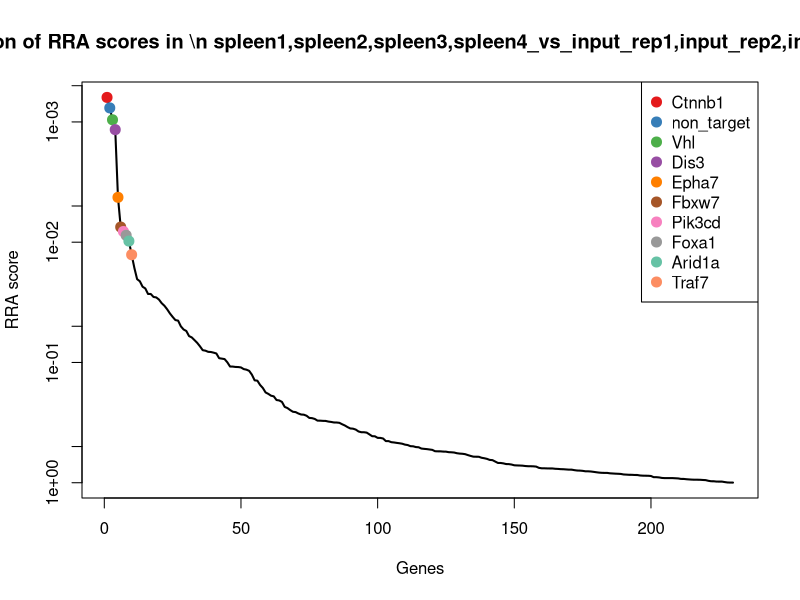
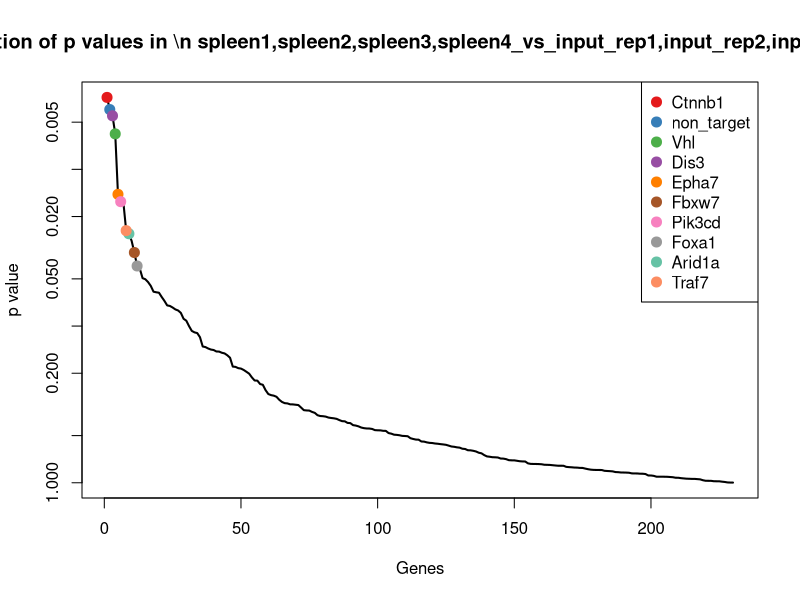
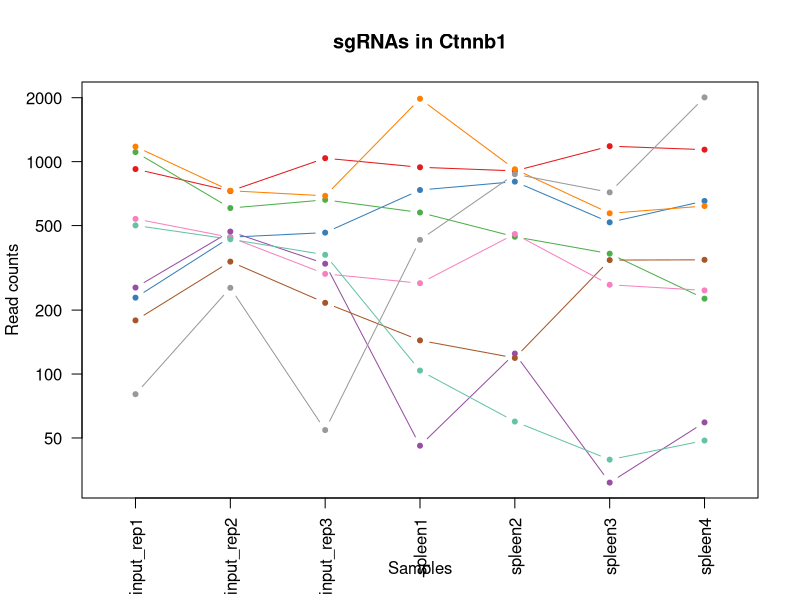
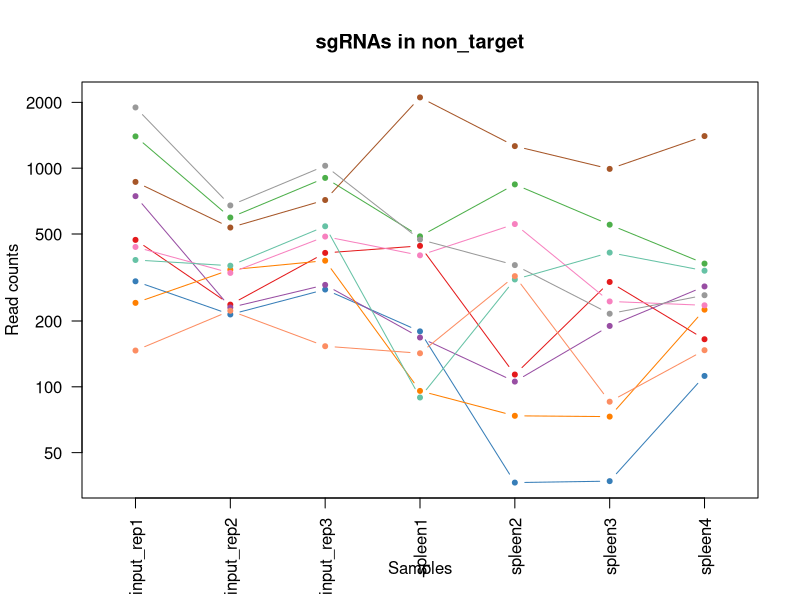
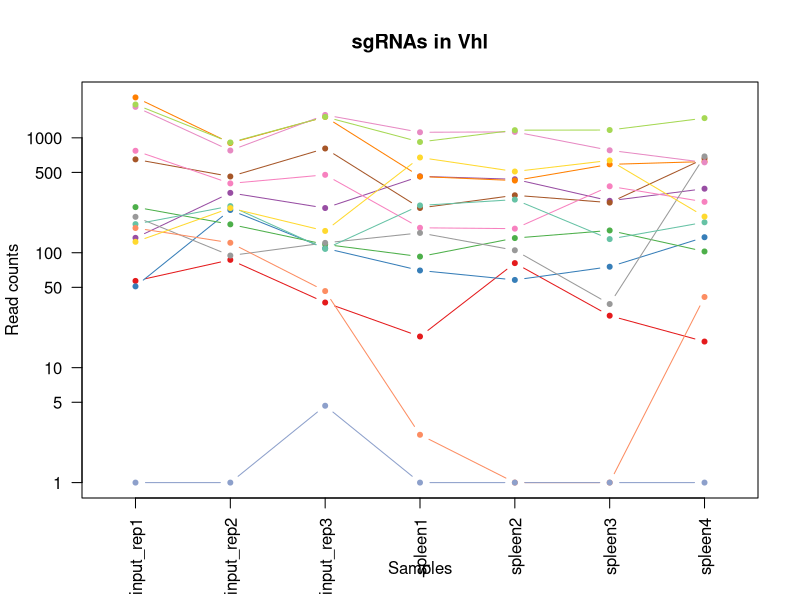
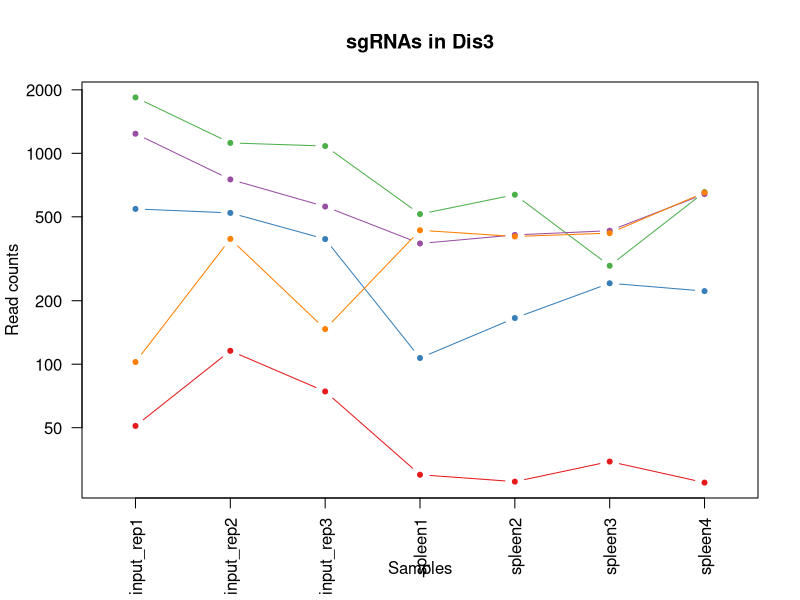
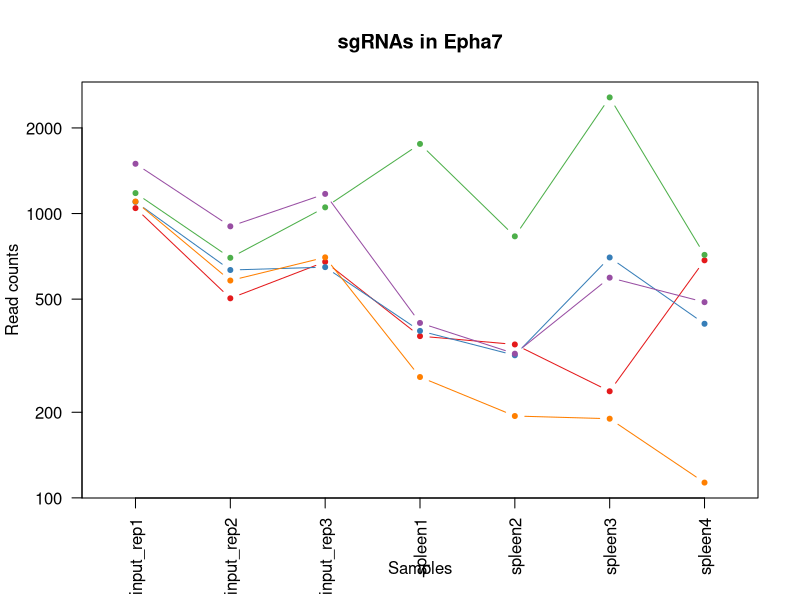
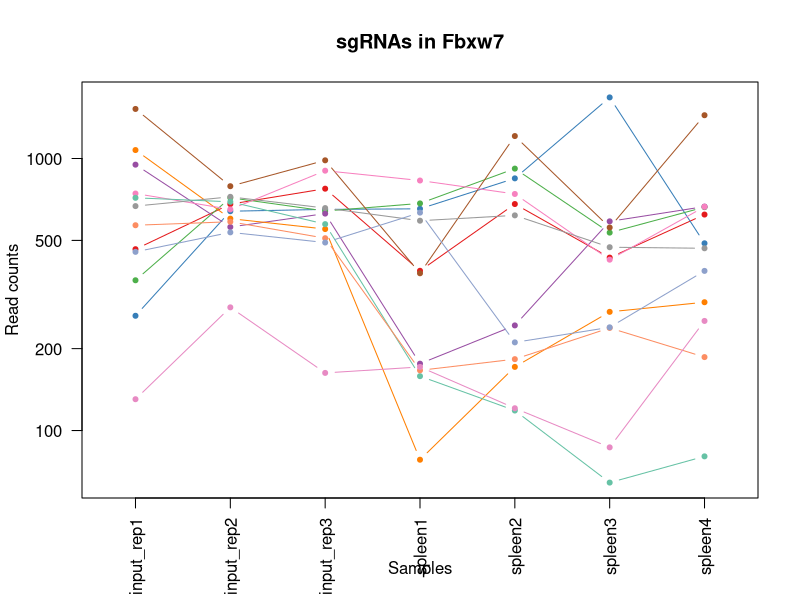

These figures' R source, in order: (Note: this script raises an error after producing the figures.)
pdf(file='ABE_spleen_input.pdf',width=4.5,height=4.5);
gstable=read.table('ABE_spleen_input.gene_summary.txt',header=T)
# 
#
# parameters
# Do not modify the variables beginning with "__"

# gstablename='__GENE_SUMMARY_FILE__'
startindex=3
# outputfile='__OUTPUT_FILE__'
targetgenelist=c("Ctnnb1","non_target","Vhl","Dis3","Epha7","Fbxw7","Pik3cd","Foxa1","Arid1a","Traf7")
# samplelabel=sub('.\\w+.\\w+$','',colnames(gstable)[startindex]);
samplelabel='spleen1,spleen2,spleen3,spleen4_vs_input_rep1,input_rep2,input_rep3 neg.'


# You need to write some codes in front of this code:
# gstable=read.table(gstablename,header=T)
# pdf(file=outputfile,width=6,height=6)


# set up color using RColorBrewer
#library(RColorBrewer)
#colors <- brewer.pal(length(targetgenelist), "Set1")

colors=c( "#E41A1C", "#377EB8", "#4DAF4A", "#984EA3", "#FF7F00",  "#A65628", "#F781BF",
          "#999999", "#66C2A5", "#FC8D62", "#8DA0CB", "#E78AC3", "#A6D854", "#FFD92F", "#E5C494", "#B3B3B3", 
          "#8DD3C7", "#FFFFB3", "#BEBADA", "#FB8072", "#80B1D3", "#FDB462", "#B3DE69", "#FCCDE5",
          "#D9D9D9", "#BC80BD", "#CCEBC5", "#FFED6F")

######
# function definition

plotrankedvalues<-function(val, tglist, ...){
  
  plot(val,log='y',ylim=c(max(val),min(val)),type='l',lwd=2, ...)
  if(length(tglist)>0){
    for(i in 1:length(tglist)){
      targetgene=tglist[i];
      tx=which(names(val)==targetgene);ty=val[targetgene];
      points(tx,ty,col=colors[(i %% length(colors)) ],cex=2,pch=20)
      # text(tx+50,ty,targetgene,col=colors[i])
    }
    legend('topright',tglist,pch=20,pt.cex = 2,cex=1,col=colors)
  }
}



plotrandvalues<-function(val,targetgenelist, ...){
  # choose the one with the best distance distribution
  
  mindiffvalue=0;
  randval=val;
  for(i in 1:20){
    randval0=sample(val)
    vindex=sort(which(names(randval0) %in% targetgenelist))
    if(max(vindex)>0.9*length(val)){
      # print('pass...')
      next;
    }
    mindiffind=min(diff(vindex));
    if (mindiffind > mindiffvalue){
      mindiffvalue=mindiffind;
      randval=randval0;
      # print(paste('Diff: ',mindiffvalue))
    }
  }
  plot(randval,log='y',ylim=c(max(randval),min(randval)),pch=20,col='grey', ...)
  
  if(length(targetgenelist)>0){
    for(i in 1:length(targetgenelist)){
      targetgene=targetgenelist[i];
      tx=which(names(randval)==targetgene);ty=randval[targetgene];
      points(tx,ty,col=colors[(i %% length(colors)) ],cex=2,pch=20)
      text(tx+50,ty,targetgene,col=colors[i])
    }
  }
  
}




# set.seed(1235)



pvec=gstable[,startindex]
names(pvec)=gstable[,'id']
pvec=sort(pvec);

plotrankedvalues(pvec,targetgenelist,xlab='Genes',ylab='RRA score',main=paste('Distribution of RRA scores in \\n',samplelabel))

# plotrandvalues(pvec,targetgenelist,xlab='Genes',ylab='RRA score',main=paste('Distribution of RRA scores in \\n',samplelabel))


pvec=gstable[,startindex+1]
names(pvec)=gstable[,'id']
pvec=sort(pvec);

plotrankedvalues(pvec,targetgenelist,xlab='Genes',ylab='p value',main=paste('Distribution of p values in \\n',samplelabel))

# plotrandvalues(pvec,targetgenelist,xlab='Genes',ylab='p value',main=paste('Distribution of p values in \\n',samplelabel))



# you need to write after this code:
# dev.off()






# parameters
# Do not modify the variables beginning with "__"
targetmat=list(c(921.6885617223307,726.1453448992164,1037.1622098579965,939.7963143000115,903.5687043936992,1181.5806083002888,1137.6593817661244),c(227.8496444449143,439.9378138365009,462.1817474720309,734.1656677523167,804.1412600878289,516.8638623059096,651.9052829469141),c(1108.3782703965508,603.5861793698853,659.945728165293,575.1232145630839,441.899752470535,367.76851740997415,225.4153007592414),c(254.30960315464628,467.5667586668125,329.60663448877006,44.98170393230824,123.84822010029468,29.819068979187094,58.205828834545905),c(1175.998164876977,728.2706483477019,689.2440956754059,1975.981994169255,919.8492215899821,570.2896942269532,616.9817856461866),c(177.86972243764276,337.21481382636784,215.3430011993298,142.97755892769405,118.0337496730508,342.9192932606516,343.9435340223167),c(536.5491627251207,439.2293793536724,295.18105266438744,266.6772447415417,455.273034453196,262.1593147753532,246.58105669907627),c(79.37987612919595,253.61954485260438,53.469520705956036,427.3261873569283,872.1705640865823,715.6576555004903,2005.4553752993543),c(499.79922007271523,430.01973107690185,363.2997571253999,102.81532327384741,58.72615131516321,38.51629743145,47.622950864628464))
targetgene="Ctnnb1"
collabel=c("input_rep1","input_rep2","input_rep3","spleen1","spleen2","spleen3","spleen4")

# set up color using RColorBrewer
#library(RColorBrewer)
#colors <- brewer.pal(length(targetgenelist), "Set1")

colors=c( "#E41A1C", "#377EB8", "#4DAF4A", "#984EA3", "#FF7F00",  "#A65628", "#F781BF",
          "#999999", "#66C2A5", "#FC8D62", "#8DA0CB", "#E78AC3", "#A6D854", "#FFD92F", "#E5C494", "#B3B3B3", 
          "#8DD3C7", "#FFFFB3", "#BEBADA", "#FB8072", "#80B1D3", "#FDB462", "#B3DE69", "#FCCDE5",
          "#D9D9D9", "#BC80BD", "#CCEBC5", "#FFED6F")


## code

targetmatvec=unlist(targetmat)+1
yrange=range(targetmatvec[targetmatvec>0]);
# yrange[1]=1; # set the minimum value to 1
for(i in 1:length(targetmat)){
  vali=targetmat[[i]]+1;
  if(i==1){
    plot(1:length(vali),vali,type='b',las=1,pch=20,main=paste('sgRNAs in',targetgene),ylab='Read counts',xlab='Samples',xlim=c(0.7,length(vali)+0.3),ylim = yrange,col=colors[(i %% length(colors))],xaxt='n',log='y')
    axis(1,at=1:length(vali),labels=(collabel),las=2)
    # lines(0:100,rep(1,101),col='black');
  }else{
    lines(1:length(vali),vali,type='b',pch=20,col=colors[(i %% length(colors))])
  }
}




# parameters
# Do not modify the variables beginning with "__"
targetmat=list(c(468.9292682446946,236.6171172647203,408.7122267660749,440.1781027661592,112.80072628853131,300.67561220680324,164.03460853372027),c(302.81952745582157,213.23877933137965,277.6020321583197,178.3203263030791,35.46826960618768,36.03137501651774,111.12021868413309),c(1396.4978207914103,593.6680966102863,901.6572601237243,486.76629612462136,841.935317864914,550.4103149074951,365.1092899621516),c(743.818839284688,229.53277243643524,291.5187567256233,167.07490032000203,104.66046769038988,188.85410353485162,286.79599298476256),c(241.07962379978028,342.1738552061674,376.4840225049507,94.78287614307808,72.68088034054853,72.06275003303548,224.35701296224966),c(864.3586511845781,534.1596000526919,714.1477080590018,2106.107637687718,1260.5771886264736,991.484043557971,1401.1730432170687),c(435.1193210044815,330.8389034809113,485.62044148012126,398.40937768615873,554.119031716342,244.7648578708274,234.9398909321671),c(1894.8270431580293,674.4296276527357,1024.7104036661985,470.7014018630827,359.3342724036719,214.94578889164032,261.3970858569607),c(379.2594081728251,357.05097934556596,541.2873397493357,88.35691843846261,308.74837968665014,410.0121984638226,338.652095037358),c(145.5297729035259,221.73999312532172,152.35151105258706,141.3710695015402,319.7958734984135,84.48736210769677,146.04371598486063))
targetgene="non_target"
collabel=c("input_rep1","input_rep2","input_rep3","spleen1","spleen2","spleen3","spleen4")

# set up color using RColorBrewer
#library(RColorBrewer)
#colors <- brewer.pal(length(targetgenelist), "Set1")

colors=c( "#E41A1C", "#377EB8", "#4DAF4A", "#984EA3", "#FF7F00",  "#A65628", "#F781BF",
          "#999999", "#66C2A5", "#FC8D62", "#8DA0CB", "#E78AC3", "#A6D854", "#FFD92F", "#E5C494", "#B3B3B3", 
          "#8DD3C7", "#FFFFB3", "#BEBADA", "#FB8072", "#80B1D3", "#FDB462", "#B3DE69", "#FCCDE5",
          "#D9D9D9", "#BC80BD", "#CCEBC5", "#FFED6F")


## code

targetmatvec=unlist(targetmat)+1
yrange=range(targetmatvec[targetmatvec>0]);
# yrange[1]=1; # set the minimum value to 1
for(i in 1:length(targetmat)){
  vali=targetmat[[i]]+1;
  if(i==1){
    plot(1:length(vali),vali,type='b',las=1,pch=20,main=paste('sgRNAs in',targetgene),ylab='Read counts',xlab='Samples',xlim=c(0.7,length(vali)+0.3),ylim = yrange,col=colors[(i %% length(colors))],xaxt='n',log='y')
    axis(1,at=1:length(vali),labels=(collabel),las=2)
    # lines(0:100,rep(1,101),col='black');
  }else{
    lines(1:length(vali),vali,type='b',pch=20,col=colors[(i %% length(colors))])
  }
}




# parameters
# Do not modify the variables beginning with "__"
targetmat=list(c(55.85991283165641,85.72057242224896,35.890500199888294,17.671383687692526,80.23969189596556,27.334146564254837,15.874316954876155),c(49.979922007271526,234.49181381623478,108.4039597874177,69.07904532461623,56.98181018699004,74.54767244796774,135.4608380149432),c(248.4296123302614,175.69175174146895,117.19347004045159,91.56989729077036,133.15137278388488,155.30765093326613,101.5956285112074),c(133.76979125475614,330.8389034809113,243.90890952168985,461.0624653061595,434.9223879578424,282.03869409481126,359.81785097719285),c(2246.156494915026,900.4202276750284,1520.5852737748592,459.4559758800056,423.874894146079,586.4416899240128,620.1566490371619),c(648.2689883884336,459.773979355699,806.4375657158574,244.18639277538762,315.1442971566184,272.09900443508224,659.3132975258563),c(770.27879799442,400.2654827981047,475.36601285158173,163.86192146769432,161.06083083465552,377.70820706970323,276.21311501484513),c(204.32968114737474,93.51335173336251,120.85576597921569,147.79702720615566,104.07902064766549,34.788913809051614,687.8870680446335),c(176.39972473154654,253.61954485260438,106.93904141191207,257.03830818461853,288.97918023402093,130.45842678394354,183.08378887957167),c(163.16974537668057,121.14229656367417,45.412469640674985,1.6064894261538658,0.0,0.0,40.214936285686264),c(0.0,0.0,3.662295938764112,0.0,0.0,0.0,0.0),c(1858.0771005056238,774.3188897315547,1579.9144679828378,1116.5101511769367,1125.1000276716911,777.7807158737968,610.6320588642361),c(1947.7469605774932,910.3383104346275,1519.8528145871064,918.9119517600112,1164.6384265769495,1167.9135350181612,1482.661203585433),c(123.47980731208258,243.70146209300532,153.8164294280927,673.1190695584697,508.1847153411153,634.8976770151919,205.3078326163983))
targetgene="Vhl"
collabel=c("input_rep1","input_rep2","input_rep3","spleen1","spleen2","spleen3","spleen4")

# set up color using RColorBrewer
#library(RColorBrewer)
#colors <- brewer.pal(length(targetgenelist), "Set1")

colors=c( "#E41A1C", "#377EB8", "#4DAF4A", "#984EA3", "#FF7F00",  "#A65628", "#F781BF",
          "#999999", "#66C2A5", "#FC8D62", "#8DA0CB", "#E78AC3", "#A6D854", "#FFD92F", "#E5C494", "#B3B3B3", 
          "#8DD3C7", "#FFFFB3", "#BEBADA", "#FB8072", "#80B1D3", "#FDB462", "#B3DE69", "#FCCDE5",
          "#D9D9D9", "#BC80BD", "#CCEBC5", "#FFED6F")


## code

targetmatvec=unlist(targetmat)+1
yrange=range(targetmatvec[targetmatvec>0]);
# yrange[1]=1; # set the minimum value to 1
for(i in 1:length(targetmat)){
  vali=targetmat[[i]]+1;
  if(i==1){
    plot(1:length(vali),vali,type='b',las=1,pch=20,main=paste('sgRNAs in',targetgene),ylab='Read counts',xlab='Samples',xlim=c(0.7,length(vali)+0.3),ylim = yrange,col=colors[(i %% length(colors))],xaxt='n',log='y')
    axis(1,at=1:length(vali),labels=(collabel),las=2)
    # lines(0:100,rep(1,101),col='black');
  }else{
    lines(1:length(vali),vali,type='b',pch=20,col=colors[(i %% length(colors))])
  }
}




# parameters
# Do not modify the variables beginning with "__"
targetmat=list(c(49.979922007271526,114.76638621821762,73.24591877528223,28.916809670769585,26.746563965321858,33.546452601585486,26.45719492479359),c(543.8991512556019,520.6993448789503,391.13320626000717,106.02830212615514,164.54951309100187,241.03747424842902,221.18214957127444),c(1840.437128032469,1119.326482869036,1081.8422203109187,514.0766163692371,635.5216176977563,291.9783837545403,654.0218585408976),c(1237.7380685330183,750.9405517982141,558.1339010676506,372.70554686769685,409.3387180779693,428.6491165758145,640.264117180005),c(101.42984172063927,391.76426900416266,145.75937836281165,430.53916620923604,402.3613535652766,417.46696570861934,650.8469951499223))
targetgene="Dis3"
collabel=c("input_rep1","input_rep2","input_rep3","spleen1","spleen2","spleen3","spleen4")

# set up color using RColorBrewer
#library(RColorBrewer)
#colors <- brewer.pal(length(targetgenelist), "Set1")

colors=c( "#E41A1C", "#377EB8", "#4DAF4A", "#984EA3", "#FF7F00",  "#A65628", "#F781BF",
          "#999999", "#66C2A5", "#FC8D62", "#8DA0CB", "#E78AC3", "#A6D854", "#FFD92F", "#E5C494", "#B3B3B3", 
          "#8DD3C7", "#FFFFB3", "#BEBADA", "#FB8072", "#80B1D3", "#FDB462", "#B3DE69", "#FCCDE5",
          "#D9D9D9", "#BC80BD", "#CCEBC5", "#FFED6F")


## code

targetmatvec=unlist(targetmat)+1
yrange=range(targetmatvec[targetmatvec>0]);
# yrange[1]=1; # set the minimum value to 1
for(i in 1:length(targetmat)){
  vali=targetmat[[i]]+1;
  if(i==1){
    plot(1:length(vali),vali,type='b',las=1,pch=20,main=paste('sgRNAs in',targetgene),ylab='Read counts',xlab='Samples',xlim=c(0.7,length(vali)+0.3),ylim = yrange,col=colors[(i %% length(colors))],xaxt='n',log='y')
    axis(1,at=1:length(vali),labels=(collabel),las=2)
    # lines(0:100,rep(1,101),col='black');
  }else{
    lines(1:length(vali),vali,type='b',pch=20,col=colors[(i %% length(colors))])
  }
}




# parameters
# Do not modify the variables beginning with "__"
targetmat=list(c(1043.698371328317,502.2800483254092,675.3273711081022,369.4925680153891,345.3795433782866,236.0676294185645,683.6539168566665),c(1098.0882864538773,631.9235586830255,646.7614627857422,385.5574622769278,316.3071912420672,699.5056598034306,408.4990896388131),c(1178.9381602891694,697.8079655860763,1050.3464752375473,1755.8929427861754,830.3063770104263,2559.470087380226,714.344262969427),c(1494.987667099857,900.4202276750284,1171.202241216763,411.26129309538965,320.37732054113786,593.8964571688097,486.8123866162021),c(1101.0282818660696,580.2078414365446,700.2309834916982,265.0707553153879,193.04041818449687,188.85410353485162,112.17850648112483))
targetgene="Epha7"
collabel=c("input_rep1","input_rep2","input_rep3","spleen1","spleen2","spleen3","spleen4")

# set up color using RColorBrewer
#library(RColorBrewer)
#colors <- brewer.pal(length(targetgenelist), "Set1")

colors=c( "#E41A1C", "#377EB8", "#4DAF4A", "#984EA3", "#FF7F00",  "#A65628", "#F781BF",
          "#999999", "#66C2A5", "#FC8D62", "#8DA0CB", "#E78AC3", "#A6D854", "#FFD92F", "#E5C494", "#B3B3B3", 
          "#8DD3C7", "#FFFFB3", "#BEBADA", "#FB8072", "#80B1D3", "#FDB462", "#B3DE69", "#FCCDE5",
          "#D9D9D9", "#BC80BD", "#CCEBC5", "#FFED6F")


## code

targetmatvec=unlist(targetmat)+1
yrange=range(targetmatvec[targetmatvec>0]);
# yrange[1]=1; # set the minimum value to 1
for(i in 1:length(targetmat)){
  vali=targetmat[[i]]+1;
  if(i==1){
    plot(1:length(vali),vali,type='b',las=1,pch=20,main=paste('sgRNAs in',targetgene),ylab='Read counts',xlab='Samples',xlim=c(0.7,length(vali)+0.3),ylim = yrange,col=colors[(i %% length(colors))],xaxt='n',log='y')
    axis(1,at=1:length(vali),labels=(collabel),las=2)
    # lines(0:100,rep(1,101),col='black');
  }else{
    lines(1:length(vali),vali,type='b',pch=20,col=colors[(i %% length(colors))])
  }
}




# parameters
# Do not modify the variables beginning with "__"
targetmat=list(c(463.0492774203097,678.6802345497067,773.4769022669805,385.5574622769278,679.1301459020854,431.1340389907468,621.2149368341535),c(263.1295893912236,639.0079035113105,648.9588403490006,652.2347070184695,844.2611060358116,1676.080168871808,486.8123866162021),c(355.7394448752855,716.2272621396174,640.1693300959668,682.758006115393,916.9419863763602,533.0158580029694,661.4298731198398),c(948.1485204320627,558.9548069516895,626.2526055286631,175.10734745077139,242.46341681606987,586.4416899240128,664.6047365108151),c(1073.0983254502414,600.0440069557428,549.3443908146168,77.11149245538556,170.36398351824573,272.09900443508224,295.2622953606965),c(1519.9776281034929,789.9044483537818,983.6926891520404,377.52501514615847,1208.2469547812786,556.6226209448258,1441.387979502755),c(742.3488415785918,648.9259862709096,900.9248009359715,828.9485438953948,739.6006383454218,423.67927174594996,663.5464487138233),c(667.3789585676844,721.8947380022454,656.2834322265288,589.5816193984688,616.9153123305758,470.8927976296629,466.704918473359),c(715.8888828688598,692.1404897234482,572.7830848227071,157.43596376307886,117.45230263032641,63.36552158077258,79.37158477438078),c(567.4191145531414,584.4584483335157,508.3266763004587,165.4684108938482,181.9929243727335,237.31009062603064,185.20036447355514),c(452.75929347763616,534.1596000526919,490.01519660663814,631.3503444784693,209.90238242350412,238.55255183349675,385.2167581049947),c(129.35979813646748,282.66535864857303,161.87348049337373,170.28787917230977,119.77809080122397,85.7298233151629,251.872495684035))
targetgene="Fbxw7"
collabel=c("input_rep1","input_rep2","input_rep3","spleen1","spleen2","spleen3","spleen4")

# set up color using RColorBrewer
#library(RColorBrewer)
#colors <- brewer.pal(length(targetgenelist), "Set1")

colors=c( "#E41A1C", "#377EB8", "#4DAF4A", "#984EA3", "#FF7F00",  "#A65628", "#F781BF",
          "#999999", "#66C2A5", "#FC8D62", "#8DA0CB", "#E78AC3", "#A6D854", "#FFD92F", "#E5C494", "#B3B3B3", 
          "#8DD3C7", "#FFFFB3", "#BEBADA", "#FB8072", "#80B1D3", "#FDB462", "#B3DE69", "#FCCDE5",
          "#D9D9D9", "#BC80BD", "#CCEBC5", "#FFED6F")


## code

targetmatvec=unlist(targetmat)+1
yrange=range(targetmatvec[targetmatvec>0]);
# yrange[1]=1; # set the minimum value to 1
for(i in 1:length(targetmat)){
  vali=targetmat[[i]]+1;
  if(i==1){
    plot(1:length(vali),vali,type='b',las=1,pch=20,main=paste('sgRNAs in',targetgene),ylab='Read counts',xlab='Samples',xlim=c(0.7,length(vali)+0.3),ylim = yrange,col=colors[(i %% length(colors))],xaxt='n',log='y')
    axis(1,at=1:length(vali),labels=(collabel),las=2)
    # lines(0:100,rep(1,101),col='black');
  }else{
    lines(1:length(vali),vali,type='b',pch=20,col=colors[(i %% length(colors))])
  }
}




# parameters
# Do not modify the variables beginning with "__"
targetmat=list(c(887.8786144821177,615.6295655779699,852.5824945442853,355.0341631800043,426.20068231697655,749.2041081020758,318.54462689451486),c(407.1893645886533,427.1859931455878,340.5935223050624,239.366924496926,517.4878680247054,172.70210783779194,86.77959935332298))
targetgene="Pik3cd"
collabel=c("input_rep1","input_rep2","input_rep3","spleen1","spleen2","spleen3","spleen4")

# set up color using RColorBrewer
#library(RColorBrewer)
#colors <- brewer.pal(length(targetgenelist), "Set1")

colors=c( "#E41A1C", "#377EB8", "#4DAF4A", "#984EA3", "#FF7F00",  "#A65628", "#F781BF",
          "#999999", "#66C2A5", "#FC8D62", "#8DA0CB", "#E78AC3", "#A6D854", "#FFD92F", "#E5C494", "#B3B3B3", 
          "#8DD3C7", "#FFFFB3", "#BEBADA", "#FB8072", "#80B1D3", "#FDB462", "#B3DE69", "#FCCDE5",
          "#D9D9D9", "#BC80BD", "#CCEBC5", "#FFED6F")


## code

targetmatvec=unlist(targetmat)+1
yrange=range(targetmatvec[targetmatvec>0]);
# yrange[1]=1; # set the minimum value to 1
for(i in 1:length(targetmat)){
  vali=targetmat[[i]]+1;
  if(i==1){
    plot(1:length(vali),vali,type='b',las=1,pch=20,main=paste('sgRNAs in',targetgene),ylab='Read counts',xlab='Samples',xlim=c(0.7,length(vali)+0.3),ylim = yrange,col=colors[(i %% length(colors))],xaxt='n',log='y')
    axis(1,at=1:length(vali),labels=(collabel),las=2)
    # lines(0:100,rep(1,101),col='black');
  }else{
    lines(1:length(vali),vali,type='b',pch=20,col=colors[(i %% length(colors))])
  }
}




# parameters
# Do not modify the variables beginning with "__"
targetmat=list(c(1178.9381602891694,620.5886069577693,798.3805146505764,125.30617524000154,211.0652765089529,213.70332768417418,206.36612041339),c(1302.417967601252,811.157482838637,1026.1753220417042,462.66895473231335,284.9090509349502,585.1992287165467,207.42440821038176),c(723.2388713993408,495.9041379799527,396.2604205742769,1489.2156980446337,521.5579973237762,464.68049159233226,2088.0018234647105),c(429.2393301800966,547.6198552264335,364.03221631315273,403.2288459646203,462.2503989658886,673.4139744466419,429.66484557864794),c(1239.2080662391145,670.1790207557647,706.8231161814736,330.9368217876964,398.8726713089303,231.0977845887,324.8943536764653),c(270.47957792170473,306.04369658191365,157.47872536685682,515.6831057953909,179.08568915911155,228.61286217376772,286.79599298476256),c(107.30983254502415,308.16900003039916,106.93904141191207,263.464265889234,214.55395876529923,257.1894699454887,304.7868855336222),c(29.399954121924424,121.85073104650266,58.59673502022579,114.06074925692447,204.08791199626026,217.43071130657256,83.60473596234775),c(2171.1866119041188,753.774289729528,865.0343007360832,388.7704411292355,596.5646658352223,751.6890305170081,354.52641199223416),c(864.3586511845781,830.2852138750065,422.6289513333785,326.11735350923476,318.05153237024035,397.5875863891613,208.4826960073735),c(1089.2683002173,723.3116069679024,665.8054016673156,689.1839638200084,307.00403855847696,777.7807158737968,620.1566490371619),c(2097.686726599308,949.3022069901951,1195.373394412606,1032.9727010169356,501.2073508284226,708.2028882556936,969.3916220444372),c(1196.578132762324,759.4417655921561,795.4506778995651,404.83533539077416,665.1754168767001,705.7179658407613,383.1001825110112))
targetgene="Foxa1"
collabel=c("input_rep1","input_rep2","input_rep3","spleen1","spleen2","spleen3","spleen4")

# set up color using RColorBrewer
#library(RColorBrewer)
#colors <- brewer.pal(length(targetgenelist), "Set1")

colors=c( "#E41A1C", "#377EB8", "#4DAF4A", "#984EA3", "#FF7F00",  "#A65628", "#F781BF",
          "#999999", "#66C2A5", "#FC8D62", "#8DA0CB", "#E78AC3", "#A6D854", "#FFD92F", "#E5C494", "#B3B3B3", 
          "#8DD3C7", "#FFFFB3", "#BEBADA", "#FB8072", "#80B1D3", "#FDB462", "#B3DE69", "#FCCDE5",
          "#D9D9D9", "#BC80BD", "#CCEBC5", "#FFED6F")


## code

targetmatvec=unlist(targetmat)+1
yrange=range(targetmatvec[targetmatvec>0]);
# yrange[1]=1; # set the minimum value to 1
for(i in 1:length(targetmat)){
  vali=targetmat[[i]]+1;
  if(i==1){
    plot(1:length(vali),vali,type='b',las=1,pch=20,main=paste('sgRNAs in',targetgene),ylab='Read counts',xlab='Samples',xlim=c(0.7,length(vali)+0.3),ylim = yrange,col=colors[(i %% length(colors))],xaxt='n',log='y')
    axis(1,at=1:length(vali),labels=(collabel),las=2)
    # lines(0:100,rep(1,101),col='black');
  }else{
    lines(1:length(vali),vali,type='b',pch=20,col=colors[(i %% length(colors))])
  }
}




# parameters
# Do not modify the variables beginning with "__"
targetmat=list(c(961.3784997869287,730.3959517961874,595.4893196430446,719.7072629169319,1173.9415792605398,710.6878106706258,941.8761393226519),c(352.7994494630931,639.0079035113105,604.2788298960785,380.7379939984662,195.36620635539444,638.6250606375903,329.1275048644323),c(458.63928430202105,325.17142761828325,277.6020321583197,33.73627794923118,120.94098488667274,64.6079827882387,16.9326047518679))
targetgene="Arid1a"
collabel=c("input_rep1","input_rep2","input_rep3","spleen1","spleen2","spleen3","spleen4")

# set up color using RColorBrewer
#library(RColorBrewer)
#colors <- brewer.pal(length(targetgenelist), "Set1")

colors=c( "#E41A1C", "#377EB8", "#4DAF4A", "#984EA3", "#FF7F00",  "#A65628", "#F781BF",
          "#999999", "#66C2A5", "#FC8D62", "#8DA0CB", "#E78AC3", "#A6D854", "#FFD92F", "#E5C494", "#B3B3B3", 
          "#8DD3C7", "#FFFFB3", "#BEBADA", "#FB8072", "#80B1D3", "#FDB462", "#B3DE69", "#FCCDE5",
          "#D9D9D9", "#BC80BD", "#CCEBC5", "#FFED6F")


## code

targetmatvec=unlist(targetmat)+1
yrange=range(targetmatvec[targetmatvec>0]);
# yrange[1]=1; # set the minimum value to 1
for(i in 1:length(targetmat)){
  vali=targetmat[[i]]+1;
  if(i==1){
    plot(1:length(vali),vali,type='b',las=1,pch=20,main=paste('sgRNAs in',targetgene),ylab='Read counts',xlab='Samples',xlim=c(0.7,length(vali)+0.3),ylim = yrange,col=colors[(i %% length(colors))],xaxt='n',log='y')
    axis(1,at=1:length(vali),labels=(collabel),las=2)
    # lines(0:100,rep(1,101),col='black');
  }else{
    lines(1:length(vali),vali,type='b',pch=20,col=colors[(i %% length(colors))])
  }
}




# parameters
# Do not modify the variables beginning with "__"
targetmat=list(c(145.5297729035259,58.09162759193732,71.78100039977659,14.458404835384792,11.047493811763376,44.72860346878064,17.99089254885964),c(2047.7068045920362,804.0731380103518,1445.8744366240714,909.273015203088,1055.907829587489,654.77705633465,479.4043720372599))
targetgene="Traf7"
collabel=c("input_rep1","input_rep2","input_rep3","spleen1","spleen2","spleen3","spleen4")

# set up color using RColorBrewer
#library(RColorBrewer)
#colors <- brewer.pal(length(targetgenelist), "Set1")

colors=c( "#E41A1C", "#377EB8", "#4DAF4A", "#984EA3", "#FF7F00",  "#A65628", "#F781BF",
          "#999999", "#66C2A5", "#FC8D62", "#8DA0CB", "#E78AC3", "#A6D854", "#FFD92F", "#E5C494", "#B3B3B3", 
          "#8DD3C7", "#FFFFB3", "#BEBADA", "#FB8072", "#80B1D3", "#FDB462", "#B3DE69", "#FCCDE5",
          "#D9D9D9", "#BC80BD", "#CCEBC5", "#FFED6F")


## code

targetmatvec=unlist(targetmat)+1
yrange=range(targetmatvec[targetmatvec>0]);
# yrange[1]=1; # set the minimum value to 1
for(i in 1:length(targetmat)){
  vali=targetmat[[i]]+1;
  if(i==1){
    plot(1:length(vali),vali,type='b',las=1,pch=20,main=paste('sgRNAs in',targetgene),ylab='Read counts',xlab='Samples',xlim=c(0.7,length(vali)+0.3),ylim = yrange,col=colors[(i %% length(colors))],xaxt='n',log='y')
    axis(1,at=1:length(vali),labels=(collabel),las=2)
    # lines(0:100,rep(1,101),col='black');
  }else{
    lines(1:length(vali),vali,type='b',pch=20,col=colors[(i %% length(colors))])
  }
}



# 
#
# parameters
# Do not modify the variables beginning with "__"

# gstablename='__GENE_SUMMARY_FILE__'
startindex=9
# outputfile='__OUTPUT_FILE__'
targetgenelist=c("Ercc2","Myd88","Smo","Rbm10","Tcf3","Ret","Syk","Keap1","Foxo1","Arid5b")
# samplelabel=sub('.\\w+.\\w+$','',colnames(gstable)[startindex]);
samplelabel='spleen1,spleen2,spleen3,spleen4_vs_input_rep1,input_rep2,input_rep3 pos.'


# You need to write some codes in front of this code:
# gstable=read.table(gstablename,header=T)
# pdf(file=outputfile,width=6,height=6)


# set up color using RColorBrewer
#library(RColorBrewer)
#colors <- brewer.pal(length(targetgenelist), "Set1")

colors=c( "#E41A1C", "#377EB8", "#4DAF4A", "#984EA3", "#FF7F00",  "#A65628", "#F781BF",
          "#999999", "#66C2A5", "#FC8D62", "#8DA0CB", "#E78AC3", "#A6D854", "#FFD92F", "#E5C494", "#B3B3B3", 
          "#8DD3C7", "#FFFFB3", "#BEBADA", "#FB8072", "#80B1D3", "#FDB462", "#B3DE69", "#FCCDE5",
          "#D9D9D9", "#BC80BD", "#CCEBC5", "#FFED6F")

######
# function definition

plotrankedvalues<-function(val, tglist, ...){
  
  plot(val,log='y',ylim=c(max(val),min(val)),type='l',lwd=2, ...)
  if(length(tglist)>0){
    for(i in 1:length(tglist)){
      targetgene=tglist[i];
      tx=which(names(val)==targetgene);ty=val[targetgene];
      points(tx,ty,col=colors[(i %% length(colors)) ],cex=2,pch=20)
      # text(tx+50,ty,targetgene,col=colors[i])
    }
    legend('topright',tglist,pch=20,pt.cex = 2,cex=1,col=colors)
  }
}



plotrandvalues<-function(val,targetgenelist, ...){
  # choose the one with the best distance distribution
  
  mindiffvalue=0;
  randval=val;
  for(i in 1:20){
    randval0=sample(val)
    vindex=sort(which(names(randval0) %in% targetgenelist))
    if(max(vindex)>0.9*length(val)){
      # print('pass...')
      next;
    }
    mindiffind=min(diff(vindex));
    if (mindiffind > mindiffvalue){
      mindiffvalue=mindiffind;
      randval=randval0;
      # print(paste('Diff: ',mindiffvalue))
    }
  }
  plot(randval,log='y',ylim=c(max(randval),min(randval)),pch=20,col='grey', ...)
  
  if(length(targetgenelist)>0){
    for(i in 1:length(targetgenelist)){
      targetgene=targetgenelist[i];
      tx=which(names(randval)==targetgene);ty=randval[targetgene];
      points(tx,ty,col=colors[(i %% length(colors)) ],cex=2,pch=20)
      text(tx+50,ty,targetgene,col=colors[i])
    }
  }
  
}




# set.seed(1235)



pvec=gstable[,startindex]
names(pvec)=gstable[,'id']
pvec=sort(pvec);

plotrankedvalues(pvec,targetgenelist,xlab='Genes',ylab='RRA score',main=paste('Distribution of RRA scores in \\n',samplelabel))

# plotrandvalues(pvec,targetgenelist,xlab='Genes',ylab='RRA score',main=paste('Distribution of RRA scores in \\n',samplelabel))


pvec=gstable[,startindex+1]
names(pvec)=gstable[,'id']
pvec=sort(pvec);

plotrankedvalues(pvec,targetgenelist,xlab='Genes',ylab='p value',main=paste('Distribution of p values in \\n',samplelabel))

# plotrandvalues(pvec,targetgenelist,xlab='Genes',ylab='p value',main=paste('Distribution of p values in \\n',samplelabel))



# you need to write after this code:
# dev.off()






# parameters
# Do not modify the variables beginning with "__"
targetmat=list(c(0.0,0.0,37.35541857539394,30.523299096923452,100.00889134859477,8.697228452262904,0.0),c(611.519045736028,626.2560828203974,607.9411258348425,612.0724713646229,650.6392408085903,487.0447933267226,600.0491808943186),c(468.9292682446946,608.5452207496849,485.62044148012126,1155.0658974046296,1037.882971263033,1083.4261729104644,901.6612030369656),c(515.9691948397736,467.5667586668125,186.04463368921688,607.2530030861612,726.2273563627608,561.5924657746903,303.72859773663043),c(1827.207148677603,767.9429793860982,1006.3989239723779,1182.3762176492453,468.0648693931325,822.5093193425774,1515.4681252921769),c(1469.9977060962212,848.7045104285476,823.2841270341723,836.9809910261641,537.2570674773347,464.68049159233226,643.4389805709802),c(214.6196650900483,512.9065655678368,226.32988901562211,359.85363145846594,886.1252931119676,277.0688492649468,649.7887073529306),c(858.4786603601932,536.993337984006,733.1916469405752,197.5981994169255,337.82073182286956,212.46086647670805,292.08743196972125),c(195.50969491079744,393.88957245264817,250.50104221146526,372.70554686769685,1070.4440056555986,603.8361468285386,554.5428056236736),c(527.7291764885434,347.1328965859669,270.27744028079144,369.4925680153891,347.7053315491841,140.39811644367256,337.59380724036623),c(1859.54709821172,1141.9963863195483,1262.027180498113,1405.6782478846326,1362.9118681459659,1385.3442463247338,1108.0273234503557),c(292.52954351314804,413.72573797184623,230.72464414213906,345.39522662308116,136.05860799750684,178.91441387512256,125.9362478420175),c(560.0691260226603,643.96694489111,547.1470132513583,1526.1649548461726,1792.6012327192889,1519.5300567310758,1300.635702502853),c(859.9486580662895,592.9596621274577,728.7968918140583,353.42767375385046,384.33649524082057,228.61286217376772,858.2714033603041),c(67.61989448042618,145.22906897984328,71.04854121202376,923.7314200384728,648.3134526376929,1309.5541126693,159.8014573457533),c(680.6089379225505,793.4466207679243,732.4591877528223,1625.7672992677121,1547.230580689597,853.5708495292306,1519.7012764801439),c(424.82933706180796,523.5330828102643,345.7207366193322,128.51915409230926,131.40703165571173,576.5020002642839,184.1420766765634),c(1342.10790566585,894.7527518124003,1278.141282628675,1044.2181270000128,1056.4892766302132,1334.4033368186226,1057.229509194752),c(1787.517210613005,587.2921862648296,1034.2323731069853,395.196398833851,573.3067841262467,149.09534489593548,743.9763212851958))
targetgene="Ercc2"
collabel=c("input_rep1","input_rep2","input_rep3","spleen1","spleen2","spleen3","spleen4")

# set up color using RColorBrewer
#library(RColorBrewer)
#colors <- brewer.pal(length(targetgenelist), "Set1")

colors=c( "#E41A1C", "#377EB8", "#4DAF4A", "#984EA3", "#FF7F00",  "#A65628", "#F781BF",
          "#999999", "#66C2A5", "#FC8D62", "#8DA0CB", "#E78AC3", "#A6D854", "#FFD92F", "#E5C494", "#B3B3B3", 
          "#8DD3C7", "#FFFFB3", "#BEBADA", "#FB8072", "#80B1D3", "#FDB462", "#B3DE69", "#FCCDE5",
          "#D9D9D9", "#BC80BD", "#CCEBC5", "#FFED6F")


## code

targetmatvec=unlist(targetmat)+1
yrange=range(targetmatvec[targetmatvec>0]);
# yrange[1]=1; # set the minimum value to 1
for(i in 1:length(targetmat)){
  vali=targetmat[[i]]+1;
  if(i==1){
    plot(1:length(vali),vali,type='b',las=1,pch=20,main=paste('sgRNAs in',targetgene),ylab='Read counts',xlab='Samples',xlim=c(0.7,length(vali)+0.3),ylim = yrange,col=colors[(i %% length(colors))],xaxt='n',log='y')
    axis(1,at=1:length(vali),labels=(collabel),las=2)
    # lines(0:100,rep(1,101),col='black');
  }else{
    lines(1:length(vali),vali,type='b',pch=20,col=colors[(i %% length(colors))])
  }
}




# parameters
# Do not modify the variables beginning with "__"
targetmat=list(c(1031.9383896795473,609.2536552325133,660.6781873530458,435.35863448769766,234.90460526065283,1268.5528928229178,420.14025540572226),c(210.20967197175963,529.9089931557209,474.6335536638289,1486.002719192326,1051.2562532456939,2438.951350256011,1528.1675788560779),c(170.51973390716168,221.73999312532172,75.4432963385407,819.3096073384716,786.1164017633728,1222.581828146671,1085.803279713529),c(135.23978896085237,310.2943034788847,167.0006948076435,345.39522662308116,526.7910207082957,208.73348285430967,226.47358855623315),c(74.96988301090728,259.99545519806094,103.27674547314795,383.95097285077395,345.3795433782866,341.6768320531855,530.2021862928636),c(223.43965132662564,309.5858689960562,168.46561318314915,565.4842780061608,695.4106630983682,966.6348194086484,460.3551916914085))
targetgene="Myd88"
collabel=c("input_rep1","input_rep2","input_rep3","spleen1","spleen2","spleen3","spleen4")

# set up color using RColorBrewer
#library(RColorBrewer)
#colors <- brewer.pal(length(targetgenelist), "Set1")

colors=c( "#E41A1C", "#377EB8", "#4DAF4A", "#984EA3", "#FF7F00",  "#A65628", "#F781BF",
          "#999999", "#66C2A5", "#FC8D62", "#8DA0CB", "#E78AC3", "#A6D854", "#FFD92F", "#E5C494", "#B3B3B3", 
          "#8DD3C7", "#FFFFB3", "#BEBADA", "#FB8072", "#80B1D3", "#FDB462", "#B3DE69", "#FCCDE5",
          "#D9D9D9", "#BC80BD", "#CCEBC5", "#FFED6F")


## code

targetmatvec=unlist(targetmat)+1
yrange=range(targetmatvec[targetmatvec>0]);
# yrange[1]=1; # set the minimum value to 1
for(i in 1:length(targetmat)){
  vali=targetmat[[i]]+1;
  if(i==1){
    plot(1:length(vali),vali,type='b',las=1,pch=20,main=paste('sgRNAs in',targetgene),ylab='Read counts',xlab='Samples',xlim=c(0.7,length(vali)+0.3),ylim = yrange,col=colors[(i %% length(colors))],xaxt='n',log='y')
    axis(1,at=1:length(vali),labels=(collabel),las=2)
    # lines(0:100,rep(1,101),col='black');
  }else{
    lines(1:length(vali),vali,type='b',pch=20,col=colors[(i %% length(colors))])
  }
}




# parameters
# Do not modify the variables beginning with "__"
targetmat=list(c(154.34975914010323,277.7063172687735,142.82954161180035,1539.0168702554035,1042.534547604828,1408.9510092665903,702.7030972025178),c(74.96988301090728,162.93993105055588,58.59673502022579,282.7421390030804,640.1731940395514,457.22572434753545,329.1275048644323),c(393.9593852337873,503.69691729106626,440.20797183944626,428.9326767830822,537.2570674773347,575.2595390568177,491.04553780416904))
targetgene="Smo"
collabel=c("input_rep1","input_rep2","input_rep3","spleen1","spleen2","spleen3","spleen4")

# set up color using RColorBrewer
#library(RColorBrewer)
#colors <- brewer.pal(length(targetgenelist), "Set1")

colors=c( "#E41A1C", "#377EB8", "#4DAF4A", "#984EA3", "#FF7F00",  "#A65628", "#F781BF",
          "#999999", "#66C2A5", "#FC8D62", "#8DA0CB", "#E78AC3", "#A6D854", "#FFD92F", "#E5C494", "#B3B3B3", 
          "#8DD3C7", "#FFFFB3", "#BEBADA", "#FB8072", "#80B1D3", "#FDB462", "#B3DE69", "#FCCDE5",
          "#D9D9D9", "#BC80BD", "#CCEBC5", "#FFED6F")


## code

targetmatvec=unlist(targetmat)+1
yrange=range(targetmatvec[targetmatvec>0]);
# yrange[1]=1; # set the minimum value to 1
for(i in 1:length(targetmat)){
  vali=targetmat[[i]]+1;
  if(i==1){
    plot(1:length(vali),vali,type='b',las=1,pch=20,main=paste('sgRNAs in',targetgene),ylab='Read counts',xlab='Samples',xlim=c(0.7,length(vali)+0.3),ylim = yrange,col=colors[(i %% length(colors))],xaxt='n',log='y')
    axis(1,at=1:length(vali),labels=(collabel),las=2)
    # lines(0:100,rep(1,101),col='black');
  }else{
    lines(1:length(vali),vali,type='b',pch=20,col=colors[(i %% length(colors))])
  }
}




# parameters
# Do not modify the variables beginning with "__"
targetmat=list(c(146.99977060962212,253.61954485260438,101.07936790988948,560.6648097276992,544.8158790327517,455.9832631400693,479.4043720372599),c(141.11977978523726,476.7764069435831,260.02301165225197,464.2754441584672,343.05375520738903,552.8952373224274,345.0018218193084),c(126.41980272427503,202.6122620889521,130.37773542000238,448.21054989692857,380.8478129844743,242.27993545589516,353.4681241952424),c(67.61989448042618,231.65807588492075,60.06165339573143,102.81532327384741,192.45897114177248,242.27993545589516,158.74316954876156))
targetgene="Rbm10"
collabel=c("input_rep1","input_rep2","input_rep3","spleen1","spleen2","spleen3","spleen4")

# set up color using RColorBrewer
#library(RColorBrewer)
#colors <- brewer.pal(length(targetgenelist), "Set1")

colors=c( "#E41A1C", "#377EB8", "#4DAF4A", "#984EA3", "#FF7F00",  "#A65628", "#F781BF",
          "#999999", "#66C2A5", "#FC8D62", "#8DA0CB", "#E78AC3", "#A6D854", "#FFD92F", "#E5C494", "#B3B3B3", 
          "#8DD3C7", "#FFFFB3", "#BEBADA", "#FB8072", "#80B1D3", "#FDB462", "#B3DE69", "#FCCDE5",
          "#D9D9D9", "#BC80BD", "#CCEBC5", "#FFED6F")


## code

targetmatvec=unlist(targetmat)+1
yrange=range(targetmatvec[targetmatvec>0]);
# yrange[1]=1; # set the minimum value to 1
for(i in 1:length(targetmat)){
  vali=targetmat[[i]]+1;
  if(i==1){
    plot(1:length(vali),vali,type='b',las=1,pch=20,main=paste('sgRNAs in',targetgene),ylab='Read counts',xlab='Samples',xlim=c(0.7,length(vali)+0.3),ylim = yrange,col=colors[(i %% length(colors))],xaxt='n',log='y')
    axis(1,at=1:length(vali),labels=(collabel),las=2)
    # lines(0:100,rep(1,101),col='black');
  }else{
    lines(1:length(vali),vali,type='b',pch=20,col=colors[(i %% length(colors))])
  }
}




# parameters
# Do not modify the variables beginning with "__"
targetmat=list(c(213.14966738395208,374.7618414162785,240.97907277067856,965.5001451184734,393.0582008816864,593.8964571688097,390.5081970899534),c(151.40976372791079,463.3161517698415,258.5580932767463,711.6748157861625,869.2633288729603,729.3247287826177,448.7140259244993),c(176.39972473154654,398.84861383244765,169.9305315586548,318.0849063784654,514.5806328110835,387.64789672943226,398.9744994658874))
targetgene="Tcf3"
collabel=c("input_rep1","input_rep2","input_rep3","spleen1","spleen2","spleen3","spleen4")

# set up color using RColorBrewer
#library(RColorBrewer)
#colors <- brewer.pal(length(targetgenelist), "Set1")

colors=c( "#E41A1C", "#377EB8", "#4DAF4A", "#984EA3", "#FF7F00",  "#A65628", "#F781BF",
          "#999999", "#66C2A5", "#FC8D62", "#8DA0CB", "#E78AC3", "#A6D854", "#FFD92F", "#E5C494", "#B3B3B3", 
          "#8DD3C7", "#FFFFB3", "#BEBADA", "#FB8072", "#80B1D3", "#FDB462", "#B3DE69", "#FCCDE5",
          "#D9D9D9", "#BC80BD", "#CCEBC5", "#FFED6F")


## code

targetmatvec=unlist(targetmat)+1
yrange=range(targetmatvec[targetmatvec>0]);
# yrange[1]=1; # set the minimum value to 1
for(i in 1:length(targetmat)){
  vali=targetmat[[i]]+1;
  if(i==1){
    plot(1:length(vali),vali,type='b',las=1,pch=20,main=paste('sgRNAs in',targetgene),ylab='Read counts',xlab='Samples',xlim=c(0.7,length(vali)+0.3),ylim = yrange,col=colors[(i %% length(colors))],xaxt='n',log='y')
    axis(1,at=1:length(vali),labels=(collabel),las=2)
    # lines(0:100,rep(1,101),col='black');
  }else{
    lines(1:length(vali),vali,type='b',pch=20,col=colors[(i %% length(colors))])
  }
}




# parameters
# Do not modify the variables beginning with "__"
targetmat=list(c(460.10928200811725,522.1162138446074,530.3004519330434,507.6506586646216,441.899752470535,408.76973725635645,427.54826998466444),c(146.99977060962212,269.91353795765997,184.57971531371123,1209.686537893861,985.552737417838,1468.5891472249646,1006.4316949391482),c(470.3992659507908,312.4196069273702,398.45779813753535,509.25714809077544,1028.5798185794426,890.8446857532144,557.7176690146489),c(161.69974767058434,201.1953931232951,194.10168475449794,764.6889668492402,992.5301019305306,473.37772004459515,1302.7522780968366))
targetgene="Ret"
collabel=c("input_rep1","input_rep2","input_rep3","spleen1","spleen2","spleen3","spleen4")

# set up color using RColorBrewer
#library(RColorBrewer)
#colors <- brewer.pal(length(targetgenelist), "Set1")

colors=c( "#E41A1C", "#377EB8", "#4DAF4A", "#984EA3", "#FF7F00",  "#A65628", "#F781BF",
          "#999999", "#66C2A5", "#FC8D62", "#8DA0CB", "#E78AC3", "#A6D854", "#FFD92F", "#E5C494", "#B3B3B3", 
          "#8DD3C7", "#FFFFB3", "#BEBADA", "#FB8072", "#80B1D3", "#FDB462", "#B3DE69", "#FCCDE5",
          "#D9D9D9", "#BC80BD", "#CCEBC5", "#FFED6F")


## code

targetmatvec=unlist(targetmat)+1
yrange=range(targetmatvec[targetmatvec>0]);
# yrange[1]=1; # set the minimum value to 1
for(i in 1:length(targetmat)){
  vali=targetmat[[i]]+1;
  if(i==1){
    plot(1:length(vali),vali,type='b',las=1,pch=20,main=paste('sgRNAs in',targetgene),ylab='Read counts',xlab='Samples',xlim=c(0.7,length(vali)+0.3),ylim = yrange,col=colors[(i %% length(colors))],xaxt='n',log='y')
    axis(1,at=1:length(vali),labels=(collabel),las=2)
    # lines(0:100,rep(1,101),col='black');
  }else{
    lines(1:length(vali),vali,type='b',pch=20,col=colors[(i %% length(colors))])
  }
}




# parameters
# Do not modify the variables beginning with "__"
targetmat=list(c(101.42984172063927,63.05066897173684,76.17575552629353,846.6199275830872,629.7071472705125,539.2281640402999,1523.9344276681109))
targetgene="Syk"
collabel=c("input_rep1","input_rep2","input_rep3","spleen1","spleen2","spleen3","spleen4")

# set up color using RColorBrewer
#library(RColorBrewer)
#colors <- brewer.pal(length(targetgenelist), "Set1")

colors=c( "#E41A1C", "#377EB8", "#4DAF4A", "#984EA3", "#FF7F00",  "#A65628", "#F781BF",
          "#999999", "#66C2A5", "#FC8D62", "#8DA0CB", "#E78AC3", "#A6D854", "#FFD92F", "#E5C494", "#B3B3B3", 
          "#8DD3C7", "#FFFFB3", "#BEBADA", "#FB8072", "#80B1D3", "#FDB462", "#B3DE69", "#FCCDE5",
          "#D9D9D9", "#BC80BD", "#CCEBC5", "#FFED6F")


## code

targetmatvec=unlist(targetmat)+1
yrange=range(targetmatvec[targetmatvec>0]);
# yrange[1]=1; # set the minimum value to 1
for(i in 1:length(targetmat)){
  vali=targetmat[[i]]+1;
  if(i==1){
    plot(1:length(vali),vali,type='b',las=1,pch=20,main=paste('sgRNAs in',targetgene),ylab='Read counts',xlab='Samples',xlim=c(0.7,length(vali)+0.3),ylim = yrange,col=colors[(i %% length(colors))],xaxt='n',log='y')
    axis(1,at=1:length(vali),labels=(collabel),las=2)
    # lines(0:100,rep(1,101),col='black');
  }else{
    lines(1:length(vali),vali,type='b',pch=20,col=colors[(i %% length(colors))])
  }
}




# parameters
# Do not modify the variables beginning with "__"
targetmat=list(c(977.5484745539871,498.7378759112667,547.1470132513583,255.43181875846466,372.70755438633284,161.51995697059678,303.72859773663043),c(1339.1679102536575,557.5379379860325,828.4113413484421,277.9226707246188,529.6982559219176,283.2811553022774,917.5355199918417),c(171.9897316132579,204.7375655374376,117.9259292282044,364.67309973692755,1462.3393124518363,583.9567675090806,498.4535523831113),c(80.84987383529217,216.78095174552217,79.10559227730482,375.9185257200046,689.0147456284,426.16419416088223,115.35336987210006),c(98.48984630844683,244.40989657583384,201.42627663202614,313.26543810000385,359.9157194463963,134.18581040634194,83.60473596234775),c(127.88980043037125,313.1280414101987,138.43478648528344,735.7721571784706,794.8381074042386,1198.9750652048144,996.9071047662226))
targetgene="Keap1"
collabel=c("input_rep1","input_rep2","input_rep3","spleen1","spleen2","spleen3","spleen4")

# set up color using RColorBrewer
#library(RColorBrewer)
#colors <- brewer.pal(length(targetgenelist), "Set1")

colors=c( "#E41A1C", "#377EB8", "#4DAF4A", "#984EA3", "#FF7F00",  "#A65628", "#F781BF",
          "#999999", "#66C2A5", "#FC8D62", "#8DA0CB", "#E78AC3", "#A6D854", "#FFD92F", "#E5C494", "#B3B3B3", 
          "#8DD3C7", "#FFFFB3", "#BEBADA", "#FB8072", "#80B1D3", "#FDB462", "#B3DE69", "#FCCDE5",
          "#D9D9D9", "#BC80BD", "#CCEBC5", "#FFED6F")


## code

targetmatvec=unlist(targetmat)+1
yrange=range(targetmatvec[targetmatvec>0]);
# yrange[1]=1; # set the minimum value to 1
for(i in 1:length(targetmat)){
  vali=targetmat[[i]]+1;
  if(i==1){
    plot(1:length(vali),vali,type='b',las=1,pch=20,main=paste('sgRNAs in',targetgene),ylab='Read counts',xlab='Samples',xlim=c(0.7,length(vali)+0.3),ylim = yrange,col=colors[(i %% length(colors))],xaxt='n',log='y')
    axis(1,at=1:length(vali),labels=(collabel),las=2)
    # lines(0:100,rep(1,101),col='black');
  }else{
    lines(1:length(vali),vali,type='b',pch=20,col=colors[(i %% length(colors))])
  }
}




# parameters
# Do not modify the variables beginning with "__"
targetmat=list(c(27.929956415828205,111.93264828690361,43.947551265169345,117.27372810923221,218.62408806436997,296.94822858440483,115.35336987210006),c(161.69974767058434,211.11347588289414,102.54428628539513,318.0849063784654,108.7305969894606,79.51751727783225,142.8688525938854),c(30.869951828020646,194.11104829501005,81.30296984056328,151.01000605846338,213.39106467985047,145.36796127353708,214.83242278932397),c(85.25986695358084,179.23392415561148,90.82493928134997,380.7379939984662,170.36398351824573,241.03747424842902,245.52276890208452))
targetgene="Foxo1"
collabel=c("input_rep1","input_rep2","input_rep3","spleen1","spleen2","spleen3","spleen4")

# set up color using RColorBrewer
#library(RColorBrewer)
#colors <- brewer.pal(length(targetgenelist), "Set1")

colors=c( "#E41A1C", "#377EB8", "#4DAF4A", "#984EA3", "#FF7F00",  "#A65628", "#F781BF",
          "#999999", "#66C2A5", "#FC8D62", "#8DA0CB", "#E78AC3", "#A6D854", "#FFD92F", "#E5C494", "#B3B3B3", 
          "#8DD3C7", "#FFFFB3", "#BEBADA", "#FB8072", "#80B1D3", "#FDB462", "#B3DE69", "#FCCDE5",
          "#D9D9D9", "#BC80BD", "#CCEBC5", "#FFED6F")


## code

targetmatvec=unlist(targetmat)+1
yrange=range(targetmatvec[targetmatvec>0]);
# yrange[1]=1; # set the minimum value to 1
for(i in 1:length(targetmat)){
  vali=targetmat[[i]]+1;
  if(i==1){
    plot(1:length(vali),vali,type='b',las=1,pch=20,main=paste('sgRNAs in',targetgene),ylab='Read counts',xlab='Samples',xlim=c(0.7,length(vali)+0.3),ylim = yrange,col=colors[(i %% length(colors))],xaxt='n',log='y')
    axis(1,at=1:length(vali),labels=(collabel),las=2)
    # lines(0:100,rep(1,101),col='black');
  }else{
    lines(1:length(vali),vali,type='b',pch=20,col=colors[(i %% length(colors))])
  }
}




# parameters
# Do not modify the variables beginning with "__"
targetmat=list(c(19.109970179250876,57.38319310910881,47.609847203933455,263.464265889234,150.59478406561655,246.00731907829353,107.94535529315786),c(149.93976602181456,238.0339862303773,112.06625572618182,501.22470096000615,384.33649524082057,539.2281640402999,1512.2932619012017),c(73.49988530481106,154.43871725661384,131.84265379550803,571.9102357107762,152.9205722365141,100.63935780475644,222.24043736826619))
targetgene="Arid5b"
collabel=c("input_rep1","input_rep2","input_rep3","spleen1","spleen2","spleen3","spleen4")

# set up color using RColorBrewer
#library(RColorBrewer)
#colors <- brewer.pal(length(targetgenelist), "Set1")

colors=c( "#E41A1C", "#377EB8", "#4DAF4A", "#984EA3", "#FF7F00",  "#A65628", "#F781BF",
          "#999999", "#66C2A5", "#FC8D62", "#8DA0CB", "#E78AC3", "#A6D854", "#FFD92F", "#E5C494", "#B3B3B3", 
          "#8DD3C7", "#FFFFB3", "#BEBADA", "#FB8072", "#80B1D3", "#FDB462", "#B3DE69", "#FCCDE5",
          "#D9D9D9", "#BC80BD", "#CCEBC5", "#FFED6F")


## code

targetmatvec=unlist(targetmat)+1
yrange=range(targetmatvec[targetmatvec>0]);
# yrange[1]=1; # set the minimum value to 1
for(i in 1:length(targetmat)){
  vali=targetmat[[i]]+1;
  if(i==1){
    plot(1:length(vali),vali,type='b',las=1,pch=20,main=paste('sgRNAs in',targetgene),ylab='Read counts',xlab='Samples',xlim=c(0.7,length(vali)+0.3),ylim = yrange,col=colors[(i %% length(colors))],xaxt='n',log='y')
    axis(1,at=1:length(vali),labels=(collabel),las=2)
    # lines(0:100,rep(1,101),col='black');
  }else{
    lines(1:length(vali),vali,type='b',pch=20,col=colors[(i %% length(colors))])
  }
}



dev.off()
Sweave("ABE_spleen_input_summary.Rnw");
library(tools);

texi2dvi("ABE_spleen_input_summary.tex",pdf=TRUE);
